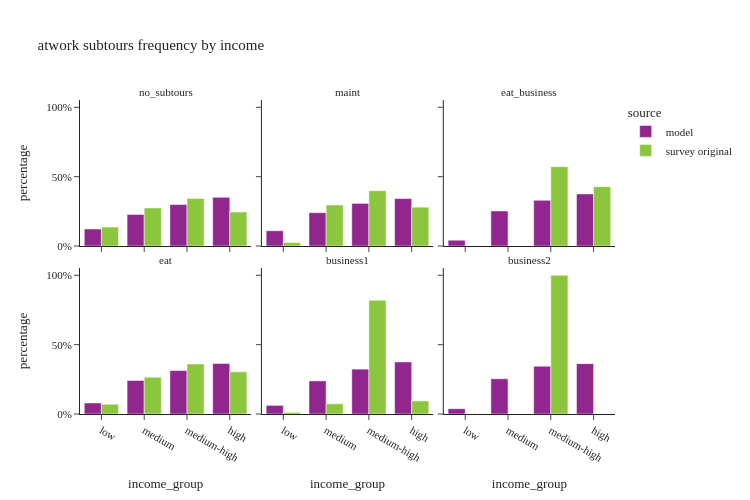

Notebook code for this chart:
### Code cell
util.plot_share_facetbar(work_tour, 'tour_weight', share_col="income_group", title="atwork subtours frequency by income", 
                             facet_col='atwork_subtour_frequency', facet_col_wrap=3, height=500, orientation='v')

### Figure 1 — Plotly figure (JSON) as saved in the notebook; plotly's stock layout.template omitted (floating-point values rounded to 4 significant figures)
{"data": [{"alignmentgroup": "True", "customdata": [[140802], [261871], [343514], [403014]], "hovertemplate": "source=model<br>atwork_subtour_frequency=no_subtours<br>income_group=%{x}<br>percentage=%{y}<br>sample_size=%{customdata[0]}<extra></extra>", "legendgroup": "model", "marker": {"color": "#91268F", "pattern": {"shape": ""}}, "name": "model", "offsetgroup": "model", "orientation": "v", "showlegend": true, "textposition": "auto", "type": "bar", "x": ["low", "medium", "medium-high", "high"], "xaxis": "x4", "y": [0.1225, 0.2279, 0.2989, 0.3507], "yaxis": "y4"}, {"alignmentgroup": "True", "customdata": [[6802], [14824], [18960], [21116]], "hovertemplate": "source=model<br>atwork_subtour_frequency=maint<br>income_group=%{x}<br>percentage=%{y}<br>sample_size=%{customdata[0]}<extra></extra>", "legendgroup": "model", "marker": {"color": "#91268F", "pattern": {"shape": ""}}, "name": "model", "offsetgroup": "model", "orientation": "v", "showlegend": false, "textposition": "auto", "type": "bar", "x": ["low", "medium", "medium-high", "high"], "xaxis": "x5", "y": [0.1102, 0.2403, 0.3073, 0.3422], "yaxis": "y5"}, {"alignmentgroup": "True", "customdata": [[231], [1378], [1796], [2049]], "hovertemplate": "source=model<br>atwork_subtour_frequency=eat_business<br>income_group=%{x}<br>percentage=%{y}<br>sample_size=%{customdata[0]}<extra></extra>", "legendgroup": "model", "marker": {"color": "#91268F", "pattern": {"shape": ""}}, "name": "model", "offsetgroup": "model", "orientation": "v", "showlegend": false, "textposition": "auto", "type": "bar", "x": ["low", "medium", "medium-high", "high"], "xaxis": "x6", "y": [0.04235, 0.2527, 0.3293, 0.3757], "yaxis": "y6"}, {"alignmentgroup": "True", "customdata": [[5609], [17013], [22021], [25634]], "hovertemplate": "source=model<br>atwork_subtour_frequency=eat<br>income_group=%{x}<br>percentage=%{y}<br>sample_size=%{customdata[0]}<extra></extra>", "legendgroup": "model", "marker": {"color": "#91268F", "pattern": {"shape": ""}}, "name": "model", "offsetgroup": "model", "orientation": "v", "showlegend": false, "textposition": "auto", "type": "bar", "x": ["low", "medium", "medium-high", "high"], "xaxis": "x", "y": [0.07981, 0.2421, 0.3133, 0.3648], "yaxis": "y"}, {"alignmentgroup": "True", "customdata": [[4939], [18984], [25730], [29883]], "hovertemplate": "source=model<br>atwork_subtour_frequency=business1<br>income_group=%{x}<br>percentage=%{y}<br>sample_size=%{customdata[0]}<extra></extra>", "legendgroup": "model", "marker": {"color": "#91268F", "pattern": {"shape": ""}}, "name": "model", "offsetgroup": "model", "orientation": "v", "showlegend": false, "textposition": "auto", "type": "bar", "x": ["low", "medium", "medium-high", "high"], "xaxis": "x2", "y": [0.0621, 0.2387, 0.3235, 0.3757], "yaxis": "y2"}, {"alignmentgroup": "True", "customdata": [[103], [681], [925], [974]], "hovertemplate": "source=model<br>atwork_subtour_frequency=business2<br>income_group=%{x}<br>percentage=%{y}<br>sample_size=%{customdata[0]}<extra></extra>", "legendgroup": "model", "marker": {"color": "#91268F", "pattern": {"shape": ""}}, "name": "model", "offsetgroup": "model", "orientation": "v", "showlegend": false, "textposition": "auto", "type": "bar", "x": ["low", "medium", "medium-high", "high"], "xaxis": "x3", "y": [0.03839, 0.2538, 0.3448, 0.363], "yaxis": "y3"}, {"alignmentgroup": "True", "customdata": [[226], [423], [563], [357]], "hovertemplate": "source=survey original<br>atwork_subtour_frequency=no_subtours<br>income_group=%{x}<br>percentage=%{y}<br>sample_size=%{customdata[0]}<extra></extra>", "legendgroup": "survey original", "marker": {"color": "#8CC63E", "pattern": {"shape": ""}}, "name": "survey original", "offsetgroup": "survey original", "orientation": "v", "showlegend": true, "textposition": "auto", "type": "bar", "x": ["low", "medium", "medium-high", "high"], "xaxis": "x4", "y": [0.1367, 0.2747, 0.3432, 0.2453], "yaxis": "y4"}, {"alignmentgroup": "True", "customdata": [[10], [13], [13], [7]], "hovertemplate": "source=survey original<br>atwork_subtour_frequency=maint<br>income_group=%{x}<br>percentage=%{y}<br>sample_size=%{customdata[0]}<extra></extra>", "legendgroup": "survey original", "marker": {"color": "#8CC63E", "pattern": {"shape": ""}}, "name": "survey original", "offsetgroup": "survey original", "orientation": "v", "showlegend": false, "textposition": "auto", "type": "bar", "x": ["low", "medium", "medium-high", "high"], "xaxis": "x5", "y": [0.02504, 0.2957, 0.3992, 0.2801], "yaxis": "y5"}, {"alignmentgroup": "True", "customdata": [[1], [1]], "hovertemplate": "source=survey original<br>atwork_subtour_frequency=eat_business<br>income_group=%{x}<br>percentage=%{y}<br>sample_size=%{customdata[0]}<extra></extra>", "legendgroup": "survey original", "marker": {"color": "#8CC63E", "pattern": {"shape": ""}}, "name": "survey original", "offsetgroup": "survey original", "orientation": "v", "showlegend": false, "textposition": "auto", "type": "bar", "x": ["medium-high", "high"], "xaxis": "x6", "y": [0.5722, 0.4278], "yaxis": "y6"}, {"alignmentgroup": "True", "customdata": [[3], [17], [32], [18]], "hovertemplate": "source=survey original<br>atwork_subtour_frequency=eat<br>income_group=%{x}<br>percentage=%{y}<br>sample_size=%{customdata[0]}<extra></extra>", "legendgroup": "survey original", "marker": {"color": "#8CC63E", "pattern": {"shape": ""}}, "name": "survey original", "offsetgroup": "survey original", "orientation": "v", "showlegend": false, "textposition": "auto", "type": "bar", "x": ["low", "medium", "medium-high", "high"], "xaxis": "x", "y": [0.0703, 0.2655, 0.3603, 0.3039], "yaxis": "y"}, {"alignmentgroup": "True", "customdata": [[7], [13], [16], [6]], "hovertemplate": "source=survey original<br>atwork_subtour_frequency=business1<br>income_group=%{x}<br>percentage=%{y}<br>sample_size=%{customdata[0]}<extra></extra>", "legendgroup": "survey original", "marker": {"color": "#8CC63E", "pattern": {"shape": ""}}, "name": "survey original", "offsetgroup": "survey original", "orientation": "v", "showlegend": false, "textposition": "auto", "type": "bar", "x": ["low", "medium", "medium-high", "high"], "xaxis": "x2", "y": [0.01205, 0.07394, 0.8197, 0.09426], "yaxis": "y2"}, {"alignmentgroup": "True", "customdata": [[1], [3]], "hovertemplate": "source=survey original<br>atwork_subtour_frequency=business2<br>income_group=%{x}<br>percentage=%{y}<br>sample_size=%{customdata[0]}<extra></extra>", "legendgroup": "survey original", "marker": {"color": "#8CC63E", "pattern": {"shape": ""}}, "name": "survey original", "offsetgroup": "survey original", "orientation": "v", "showlegend": false, "textposition": "auto", "type": "bar", "x": ["medium", "medium-high"], "xaxis": "x3", "y": [0.0, 1.0], "yaxis": "y3"}], "layout": {"annotations": [{"font": {}, "showarrow": false, "text": "eat", "x": 0.16, "xanchor": "center", "xref": "paper", "y": 0.465, "yanchor": "bottom", "yref": "paper"}, {"font": {}, "showarrow": false, "text": "business1", "x": 0.5, "xanchor": "center", "xref": "paper", "y": 0.465, "yanchor": "bottom", "yref": "paper"}, {"font": {}, "showarrow": false, "text": "business2", "x": 0.84, "xanchor": "center", "xref": "paper", "y": 0.465, "yanchor": "bottom", "yref": "paper"}, {"font": {}, "showarrow": false, "text": "no_subtours", "x": 0.16, "xanchor": "center", "xref": "paper", "y": 1.0, "yanchor": "bottom", "yref": "paper"}, {"font": {}, "showarrow": false, "text": "maint", "x": 0.5, "xanchor": "center", "xref": "paper", "y": 1.0, "yanchor": "bottom", "yref": "paper"}, {"font": {}, "showarrow": false, "text": "eat_business", "x": 0.84, "xanchor": "center", "xref": "paper", "y": 1.0, "yanchor": "bottom", "yref": "paper"}], "barmode": "group", "height": 500, "legend": {"title": {"text": "source"}, "tracegroupgap": 0}, "title": {"text": "atwork subtours frequency by income"}, "width": 750, "xaxis": {"anchor": "y", "domain": [0.0, 0.32], "title": {"text": "income_group"}}, "xaxis2": {"anchor": "y2", "domain": [0.34, 0.66], "matches": "x", "title": {"text": "income_group"}}, "xaxis3": {"anchor": "y3", "domain": [0.68, 1.0], "matches": "x", "title": {"text": "income_group"}}, "xaxis4": {"anchor": "y4", "domain": [0.0, 0.32], "matches": "x", "showticklabels": false}, "xaxis5": {"anchor": "y5", "domain": [0.34, 0.66], "matches": "x", "showticklabels": false}, "xaxis6": {"anchor": "y6", "domain": [0.68, 1.0], "matches": "x", "showticklabels": false}, "yaxis": {"anchor": "x", "domain": [0.0, 0.465], "tickformat": ".0%", "title": {"text": "percentage"}}, "yaxis2": {"anchor": "x2", "domain": [0.0, 0.465], "matches": "y", "showticklabels": false, "tickformat": ".0%"}, "yaxis3": {"anchor": "x3", "domain": [0.0, 0.465], "matches": "y", "showticklabels": false, "tickformat": ".0%"}, "yaxis4": {"anchor": "x4", "domain": [0.535, 1.0], "matches": "y", "tickformat": ".0%", "title": {"text": "percentage"}}, "yaxis5": {"anchor": "x5", "domain": [0.535, 1.0], "matches": "y", "showticklabels": false, "tickformat": ".0%"}, "yaxis6": {"anchor": "x6", "domain": [0.535, 1.0], "matches": "y", "showticklabels": false, "tickformat": ".0%"}}}
